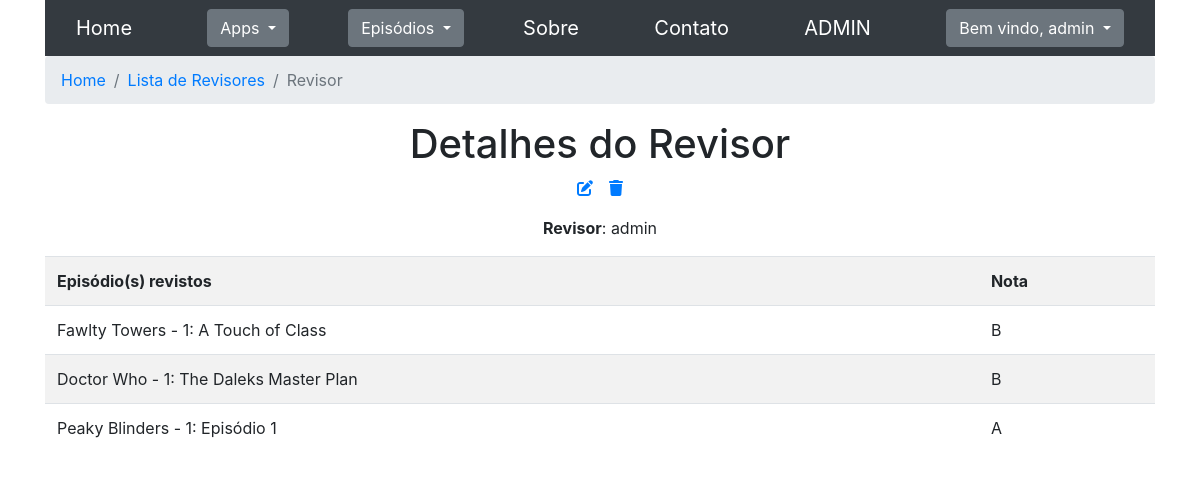
Page /seriados/revisores/1 (signed in) on the earlier database version.
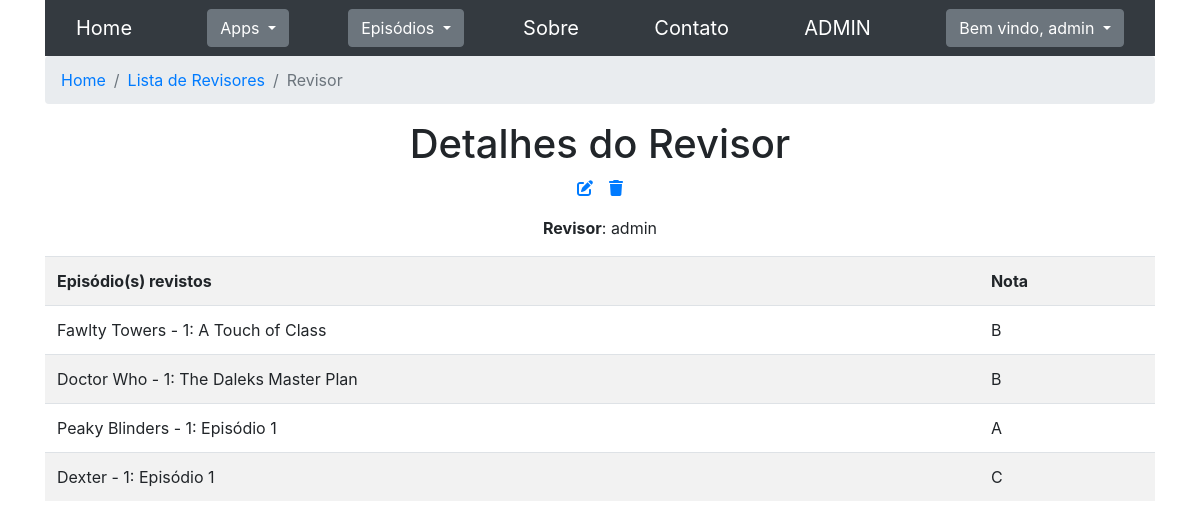
Same page on the later database version.
### seriados/models.py (models this page shows, shortened)
class ReviewEpisodio(models.Model):
    NOTA_A = 'A'
    NOTA_B = 'B'
    NOTA_C = 'C'
    NOTAS_CHOICES = [
        (NOTA_A, "Excelente"),
        (NOTA_B, "Bom"),
        (NOTA_C, "Ruim"),
    ]
    episodio = models.ForeignKey(Episodio, on_delete=models.CASCADE, verbose_name="Episódio")
    revisor = models.ForeignKey(Revisor, on_delete=models.CASCADE, verbose_name="Revisor")
    nota = models.CharField(
        max_length=1,
        choices=NOTAS_CHOICES,
        default=NOTA_B,
        verbose_name="Nota"
    )
    class Meta:
        verbose_name = "Review do Episódio"
        verbose_name_plural = "Reviews dos Episódios"

class Episodio(models.Model):
    data = models.DateField(verbose_name="Data")
    titulo = models.CharField(max_length=200, verbose_name="Título")
    temporada = models.ForeignKey(Temporada, on_delete=models.CASCADE, verbose_name="Temporada")
    class Meta:
        verbose_name = "Episódio"
        verbose_name_plural = "Episódios"
    def __str__(self):
        nome_serie = self.temporada.serie.nome
        return f"{nome_serie} - {self.temporada.numero}: {self.titulo}"

class Temporada(models.Model):
    numero = models.IntegerField(verbose_name="Número")
    serie = models.ForeignKey(Serie, on_delete=models.CASCADE, verbose_name="Série")
    class Meta:
        verbose_name = "Temporada"
        verbose_name_plural = "Temporadas"

class Serie(models.Model):
    nome = models.CharField(max_length=70, verbose_name="Nome")
    class Meta:
        verbose_name = "Série"
        verbose_name_plural = "Séries"

class Revisor(models.Model):
    user = models.ForeignKey(settings.AUTH_USER_MODEL, on_delete=models.CASCADE, verbose_name="Usuário")
    reviews_episodios = models.ManyToManyField(Episodio, through='ReviewEpisodio', related_name='review', verbose_name="Review do Episódio")
    class Meta:
        verbose_name = "Revisor"
        verbose_name_plural = "Revisores"
    def __str__(self):
        return f"{self.user}"

### seriados/views.py (the view)
# urls.py: path('revisores/<int:pk>', views.RevisorDetailView.as_view(), name='revisor_details'),
class RevisorDetailView(LoginRequiredMixin, PermissionRequiredMixin, ListView):
    permission_required = 'seriados.view_revisor'
    template_name = 'revisor/revisor_details.html'
    model = ReviewEpisodio
    def get(self, request, pk):
        objects = ReviewEpisodio.objects.filter(revisor_id=pk)
        context = {
            'title': "Revisor",
            'list_url': 'seriados:revisor_list',
            'objects': objects,
            'pk': pk,
        }
        return render(request, 'revisor/revisor_details.html', context)

### seriados/templates/revisor/revisor_details.html
{% extends "base.html" %}
{% block content %}
<nav aria-label="breadcrumb">
    <ol class="breadcrumb">
        <li class="breadcrumb-item"><a href="{% url 'seriados:home' %}">Home</a></li>
        <li class="breadcrumb-item"><a href="{% url list_url %}">Lista de Revisores</a></li>
        <li class="breadcrumb-item active" aria-current="page">{{ title }}</li>
    </ol>
</nav>
<div class="text-center mt-3">
    <h1>Detalhes do {{ title }}</h1>
    <div class="flex-row center">
        <p><a href="{% url 'seriados:revisor_update' pk=pk %}"><i class="fa-solid fa-pen-to-square mr-3" title="Editar"></i></a></p>
        <p><a href="{% url 'seriados:revisor_delete' pk=pk %}"><i class="fa-solid fa-trash" title="Deletar"></i></a></p>
    </div>
    <p><b>{{ title }}</b>: {{ objects.first.revisor }}</p>
</div>
<table class="table table-hover table-striped">
    <tr>
        <th>Episódio(s) revistos</th>
        <th>Nota</th>
    </tr>
    {% for object in objects %}
        <tr>
            <td>{{ object.episodio }}</td>
            <td>{{ object.nota }}</td>
        </tr>
    {% endfor %}
</table>
{% endblock %}

Differences in the rows shown:
added ReviewEpisodio: episodio "Dexter - 1: Episódio 1", nota "C"
